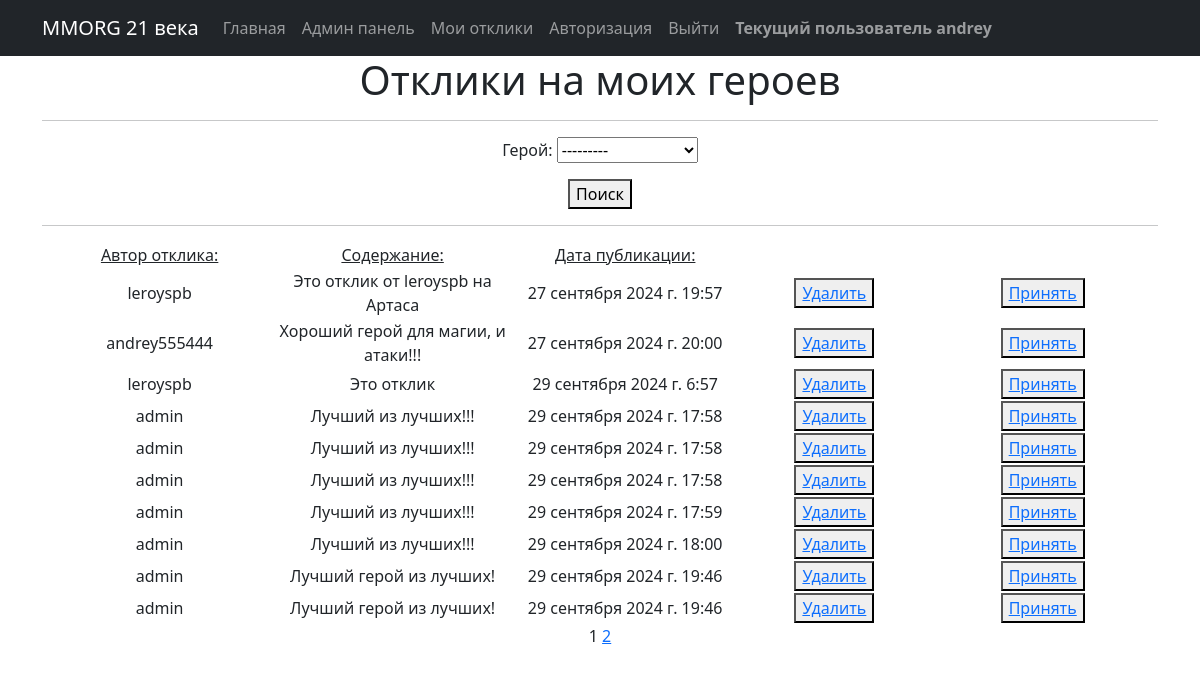
The app's page /responses/ (signed in), older data.
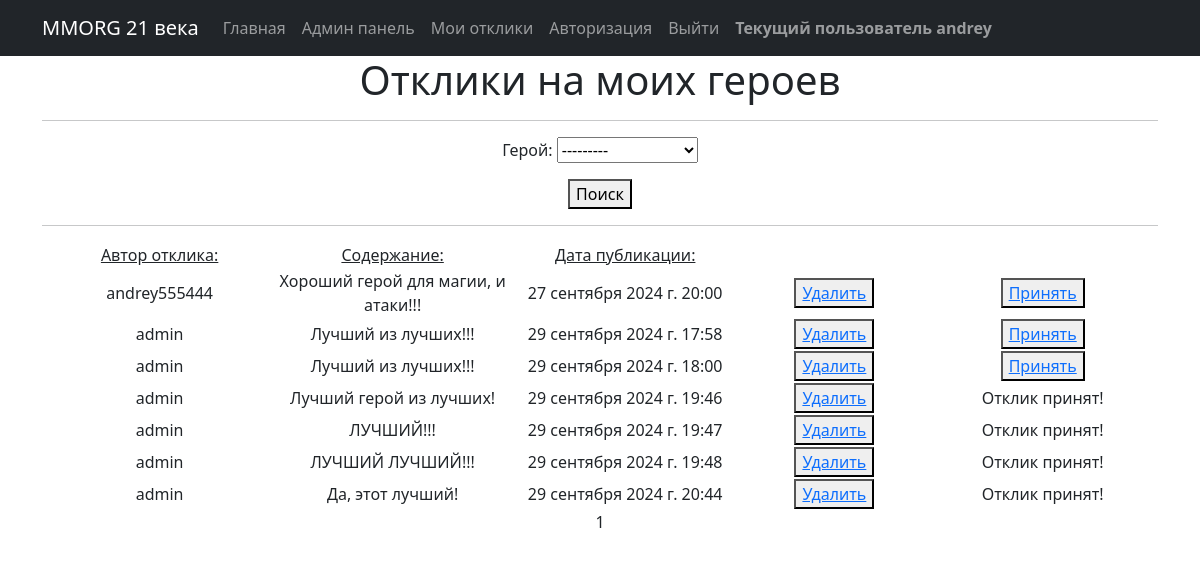
The same page, newer data.
### board/models.py (models this page shows, shortened)
class UserResponse(models.Model):
    author = models.ForeignKey(User, on_delete=models.CASCADE, verbose_name='Автор отклика')
    text = models.TextField(verbose_name='Текст')
    status = models.BooleanField(default=False)
    add = models.ForeignKey(Message, on_delete=models.CASCADE, verbose_name='Герой')
    created_at = models.DateTimeField(auto_now_add=True, verbose_name='Дата отклика')
    class Meta:
        verbose_name = 'Отклик'
        verbose_name_plural = 'Отклики'

### board/views.py (the view)
# urls.py: path('responses/', ResponseList.as_view(), name='response'),
class ResponseList(LoginRequiredMixin, ListView):
    form_class = RespondForm
    model = UserResponse
    template_name = 'responses.html'
    context_object_name = 'responses'
    paginate_by = 10
    def get_context_data(self, **kwargs):
        context = super().get_context_data(**kwargs)
        context['filterset'] = self.filterset
        return context
    def get_queryset(self):
        queryset = super().get_queryset().filter(add__author=self.request.user)
        self.filterset = ResponseFilter(self.request.GET, queryset=queryset, request=self.request.user.id)
        return self.filterset.qs  # И возвращаем отфильтрованные результаты

### board/models.py (called while the page is built)
    def __str__(self):
        return self.title

### templates/responses.html (shortened to what this page needs)
{% extends 'flatpages/default.html' %}
{% block content %}
<h1>Отклики на моих героев</h1>
<hr>
<form action="" method="get">
    {{ filterset.form.as_p }}
    <button type="submit">Поиск</button>
</form>
<hr>
{% if responses %}
    <table style="margin-left: 1px; margin-rith: ;">
        <tr>
            <td style="width: 200px"><u>Автор отклика:</u></td>
            <td style="width: 200px"><u>Содержание:</u></td>
            <td style="width: 200px"><u>Дата публикации:</u></td>
        </tr>
        {% for re in responses %}
        <tr>
            <td style="width: 250px">{{re.author}}</td>
            <td style="width: 250px">{{re.text}}</td>
            <td style="width: 250px">{{re.created_at}}</td>
            <td style="width: 200px"><button type="submit"><a href={% url 'response_delete' re.id%}> Удалить </a></button></td>
            {% if re.status == False %}
            <td style="width: 250px"><button type="submit"><a href={% url 'response_status' re.id %}>Принять</a></button> </td>
            {% else %}
            <td style="width: 250px">Отклик принят!</td>
            {% endif %}
        </tr>
        {% endfor %}
    </table>
{% else %}
    <h2>Откликов нет!</h2>
{% endif %}
   {{ page_obj.number }}
   {% if page_obj.has_next %}
       <a href="?page={{ page_obj.next_page_number }}">{{ page_obj.next_page_number }}</a>
   {% endif %}
{% endblock content %}

Row changes from the older to the newer data that the page shows:
removed UserResponse: author "leroyspb", text "Это отклик от leroyspb на Артаса", created_at "27 сентября 2024 г. 19:57", status "Принять"
removed UserResponse: author "leroyspb", text "Это отклик", created_at "29 сентября 2024 г. 6:57", status "Принять"
removed UserResponse: author "admin", text "Лучший из лучших!!!", created_at "29 сентября 2024 г. 17:58", status "Принять"
removed UserResponse: author "admin", text "Лучший из лучших!!!", created_at "29 сентября 2024 г. 17:58", status "Принять"
removed UserResponse: author "admin", text "Лучший из лучших!!!", created_at "29 сентября 2024 г. 17:59", status "Принять"
removed UserResponse: author "admin", text "Лучший герой из лучших!", created_at "29 сентября 2024 г. 19:46", status "Принять"
changed UserResponse "Лучший герой из лучших!": status "Принять" → "Отклик принят!"
now on this page (row edited): UserResponse: author "admin", text "ЛУЧШИЙ!!!", created_at "29 сентября 2024 г. 19:47", status "Отклик принят!"
now on this page (row edited): UserResponse: author "admin", text "ЛУЧШИЙ ЛУЧШИЙ!!!", created_at "29 сентября 2024 г. 19:48", status "Отклик принят!"
added UserResponse: author "admin", text "Да, этот лучший!", created_at "29 сентября 2024 г. 20:44", status "Отклик принят!"
Text that changed along with them:
{{ page_obj.next_page_number }}: "2" → (not shown)
